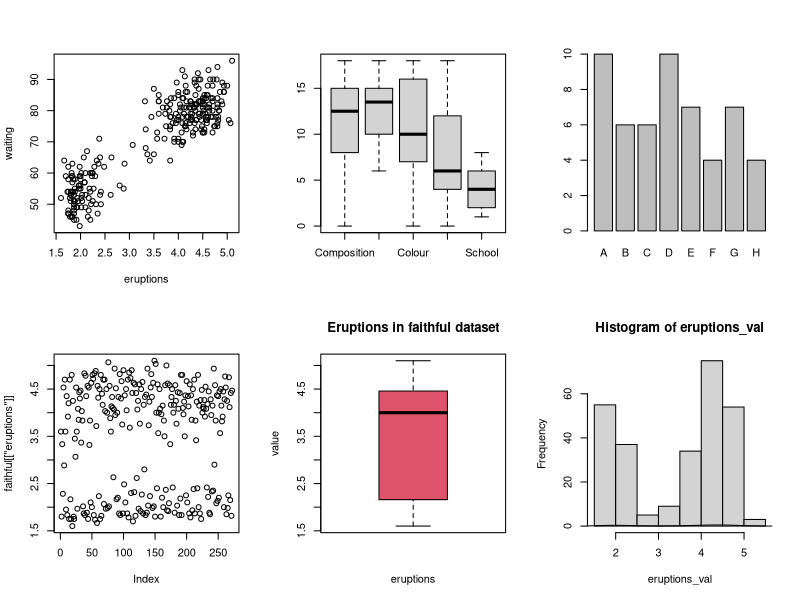

Write the R code that produced this figure.
par(mfrow=c(2,3))
library(MASS)
# a
#afisam datasetul painters
print(painters)
#afisam datasetul faithful
print(faithful)

#b determinam distributia frecventelor

#distributia frecventelor
print("Distributia frecventelor scolilor de pictura din datasetul painters:")
cbind(table(painters$School))

print("Distributia frecventelor duratelor de eruptie din datasetul faithful")
#aflam valoarea minima si maxima
range(faithful$eruptions)
duration.freq = table(cut(faithful$eruptions, seq(1.6, 5.1, by = 0.2), right = FALSE))
cbind(duration.freq)



#c
#reprezint grafic datasetul faithful
plot(faithful)
#reprezentam grafic datasetul painters
boxplot(painters)

schools <- painters[["School"]]
#schools <- painters["School"]
print(schools)
#schools.frame(schools, x=sample(LETTERS[1:7], 7))
# schools <- schools[order(df$x),]
plot(schools)

plot(faithful[["eruptions"]])

#d
attach(faithful)
eruptions <- faithful["eruptions"]
print( eruptions)

eruptions_val <- faithful[["eruptions"]]
print("media:")
#print(sum(eruptions_val)/length(eruptions_val))
print(mean(eruptions_val))
print("Mediana:")
print(median(eruptions_val))
print("Varianta")
print(var(eruptions_val))

quantile(eruptions_val, 1/4)
quantile(eruptions_val, 2/4)
quantile(eruptions_val, 3/4)
quantile(eruptions_val, 4/4)

#boxplot(faithful~waiting, main="Lalal", col="blue")
boxplot(eruptions, main="Eruptions in faithful dataset", xlab="eruptions", ylab="value", col=2:5)
print(faithful)

#e
print("Codeficientul de variatie dintre eruptions si waiting")
print(cov(faithful["eruptions"],faithful["waiting"]))


hist(eruptions_val)
lines(density(eruptions_val))
#par(mfrow=c(1,1))





#determinam repartitia utilizand un test(estimatori ai repartitiei)
#range(schools)
schools_numeric <- c()
for(i in 1:length(schools)) {
  if(schools[i] == 'A') {
    schools_numeric[i] = 1;
  } else
  if(schools[i] == 'B') {
    schools_numeric[i] = 2;
  }else
  if(schools[i] == 'C') {
    schools_numeric[i] = 3;
  }else
  if(schools[i] == 'D') {
    schools_numeric[i] = 4;
  }else
  if(schools[i] == 'E') {
    schools_numeric[i] = 5;
  }else
  if(schools[i] == 'F') {
    schools_numeric[i] = 6;
  }else
  if(schools[i] == 'G') {
    schools_numeric[i] = 7;
  }else
  if(schools[i] == 'H') {
    schools_numeric[i] = 8;
  }
}

range(schools_numeric)
#painters[["School"]]